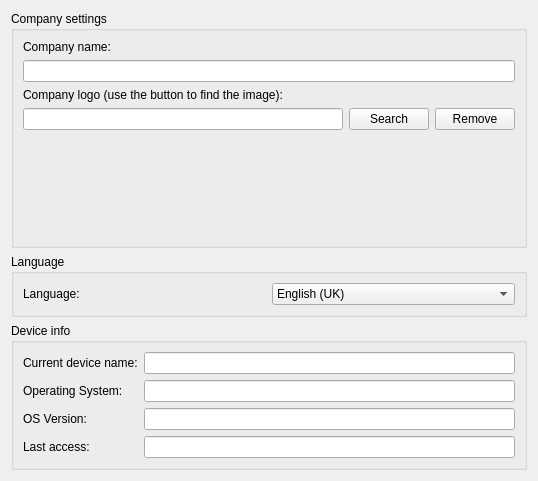
          <widget class="QWidget" name="tabCompanySettingsLayout">
           <property name="geometry">
            <rect>
             <x>0</x>
             <y>0</y>
             <width>538</width>
             <height>477</height>
            </rect>
           </property>
           <layout class="QGridLayout" name="gridLayout_2">
            <item row="0" column="0">
             <widget class="QGroupBox" name="grpCompanySettings">
              <property name="title">
               <string>Company settings</string>
              </property>
              <layout class="QGridLayout" name="gridLayout_6">
               <item row="0" column="0" colspan="3">
                <widget class="QLabel" name="lblCompanyName">
                 <property name="text">
                  <string>Company name:</string>
                 </property>
                </widget>
               </item>
               <item row="1" column="0" colspan="3">
                <widget class="QLineEdit" name="edtCompanyName">
                 <property name="minimumSize">
                  <size>
                   <width>400</width>
                   <height>22</height>
                  </size>
                 </property>
                </widget>
               </item>
               <item row="3" column="0">
                <widget class="QLineEdit" name="edtCompanyLogoPath">
                 <property name="readOnly">
                  <bool>true</bool>
                 </property>
                </widget>
               </item>
               <item row="3" column="2">
                <widget class="QPushButton" name="btRemoveLogo">
                 <property name="text">
                  <string>Remove</string>
                 </property>
                </widget>
               </item>
               <item row="2" column="0" colspan="3">
                <widget class="QLabel" name="lblCompanyLogo">
                 <property name="text">
                  <string>Company logo (use the button to find the image):</string>
                 </property>
                </widget>
               </item>
               <item row="3" column="1">
                <widget class="QPushButton" name="btSearchCompanyLogo">
                 <property name="text">
                  <string>Search</string>
                 </property>
                </widget>
               </item>
               <item row="4" column="0" colspan="3">
                <widget class="QLabel" name="lblCompanyLogoImg">
                 <property name="minimumSize">
                  <size>
                   <width>0</width>
                   <height>100</height>
                  </size>
                 </property>
                 <property name="maximumSize">
                  <size>
                   <width>16777215</width>
                   <height>100</height>
                  </size>
                 </property>
                 <property name="text">
                  <string/>
                 </property>
                 <property name="pixmap">
                  <pixmap resource="resources.qrc">:/images/logos/ns-watermark.png</pixmap>
                 </property>
                 <property name="scaledContents">
                  <bool>false</bool>
                 </property>
                 <property name="alignment">
                  <set>Qt::AlignCenter</set>
                 </property>
                </widget>
               </item>
              </layout>
             </widget>
            </item>
            <item row="1" column="0">
             <widget class="QGroupBox" name="grpLanguage">
              <property name="title">
               <string>Language</string>
              </property>
              <layout class="QGridLayout" name="gridLayout_5">
               <item row="0" column="0">
                <widget class="QLabel" name="lblLanguage">
                 <property name="text">
                  <string>Language:</string>
                 </property>
                </widget>
               </item>
               <item row="0" column="1">
                <widget class="QComboBox" name="cbLanguage">
                 <item>
                  <property name="text">
                   <string>English (UK)</string>
                  </property>
                 </item>
                 <item>
                  <property name="text">
                   <string>Portuguese (BR)</string>
                  </property>
                 </item>
                </widget>
               </item>
              </layout>
             </widget>
            </item>
            <item row="2" column="0">
             <widget class="QGroupBox" name="grpDeviceInfo">
              <property name="styleSheet">
               <string notr="true"/>
              </property>
              <property name="title">
               <string>Device info</string>
              </property>
              <layout class="QGridLayout" name="gridLayout_14">
               <item row="2" column="0">
                <widget class="QLabel" name="lblDeviceOSMV">
                 <property name="text">
                  <string>OS Version:</string>
                 </property>
                </widget>
               </item>
               <item row="3" column="0">
                <widget class="QLabel" name="lblDeviceLastAccess">
                 <property name="text">
                  <string>Last access:</string>
                 </property>
                </widget>
               </item>
               <item row="1" column="0">
                <widget class="QLabel" name="lblDeviceOS">
                 <property name="text">
                  <string>Operating System:</string>
                 </property>
                </widget>
               </item>
               <item row="0" column="0">
                <widget class="QLabel" name="lblDeviceName">
                 <property name="text">
                  <string>Current device name:</string>
                 </property>
                </widget>
               </item>
               <item row="0" column="1">
                <widget class="QLineEdit" name="edtDeviceName">
                 <property name="readOnly">
                  <bool>true</bool>
                 </property>
                </widget>
               </item>
               <item row="1" column="1">
                <widget class="QLineEdit" name="edtDeviceOS">
                 <property name="readOnly">
                  <bool>true</bool>
                 </property>
                </widget>
               </item>
               <item row="2" column="1">
                <widget class="QLineEdit" name="edtDeviceOSMV">
                 <property name="readOnly">
                  <bool>true</bool>
                 </property>
                </widget>
               </item>
               <item row="3" column="1">
                <widget class="QLineEdit" name="edtDeviceLastAccess">
                 <property name="readOnly">
                  <bool>true</bool>
                 </property>
                </widget>
               </item>
              </layout>
             </widget>
            </item>
            <item row="3" column="0">
             <spacer name="verticalSpacer">
              <property name="orientation">
               <enum>Qt::Vertical</enum>
              </property>
              <property name="sizeHint" stdset="0">
               <size>
                <width>20</width>
                <height>40</height>
               </size>
              </property>
             </spacer>
            </item>
           </layout>
          </widget>
